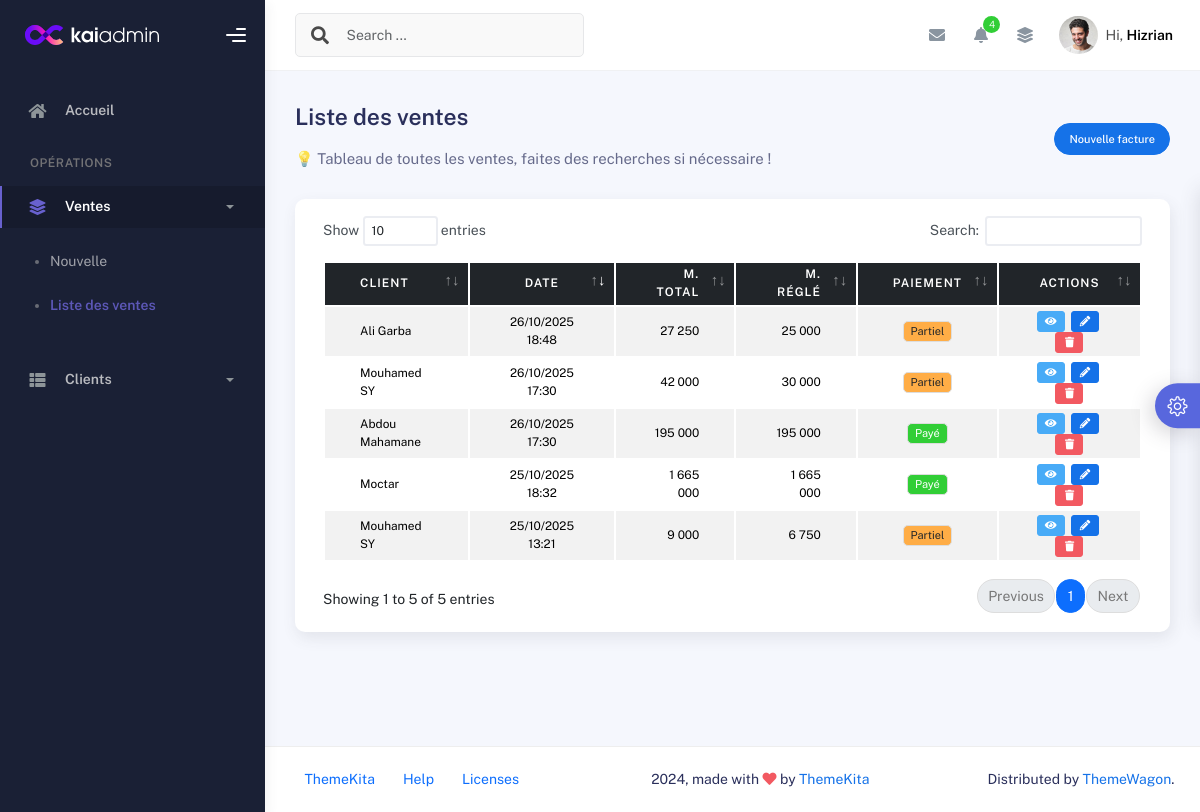
Page /vente_liste.php on the committed database.
### tables this page shows
CREATE TABLE IF NOT EXISTS `ventes` (
  `id_vente` int(11) NOT NULL AUTO_INCREMENT,
  `id_client` int(11) NOT NULL,
  `id_statut_paiement` int(11) NOT NULL,
  `date_vente` timestamp NOT NULL DEFAULT CURRENT_TIMESTAMP,
  `commentaire` text,
  `montant_total` int(11) NOT NULL DEFAULT '0',
  `montant_regle` int(11) NOT NULL DEFAULT '0',
  `statut` tinyint(1) NOT NULL DEFAULT '0',
  PRIMARY KEY (`id_vente`),
  KEY `fk_ventes_clients` (`id_client`),
  KEY `fk_ventes_statut_paiement` (`id_statut_paiement`)
);

CREATE TABLE IF NOT EXISTS `clients` (
  `id_client` int(11) NOT NULL AUTO_INCREMENT,
  `nom` varchar(255) NOT NULL,
  `telephone` varchar(100) DEFAULT NULL,
  `adresse` varchar(255) DEFAULT NULL,
  PRIMARY KEY (`id_client`),
  UNIQUE KEY `unq_clients` (`nom`,`telephone`)
);

CREATE TABLE IF NOT EXISTS `statut_paiement` (
  `id_statut_paiement` int(11) NOT NULL AUTO_INCREMENT,
  `libelle` varchar(50) NOT NULL COMMENT 'Ex : “Payé”, “Partiel”, “Crédit”',
  PRIMARY KEY (`id_statut_paiement`)
);

### vente_liste.php (the view, shortened to what this page needs)
<?php
  require_once 'managerDB.php';
  $id_detail = 0;
  $stmt = $pdo->query("
    SELECT v.id_vente, c.nom AS client, v.date_vente, v.montant_total, v.montant_regle, sp.libelle AS statut_paiement, sp.id_statut_paiement
    FROM ventes v
    JOIN clients c ON v.id_client = c.id_client
    JOIN statut_paiement sp ON v.id_statut_paiement = sp.id_statut_paiement
    ORDER BY id_vente DESC
  ");
?>
<?php include_once('./partials/header.php'); ?>
<body>
  <div class="wrapper">
    <?php include_once('./partials/sidebar.php'); ?>
    <div class="main-panel">
      <?php include_once('./partials/topbar.php'); ?>
      <?php if($id_detail === 0): ?>
        <div class="container">
          <div class="page-inner">
            <div class="d-flex align-items-left align-items-md-center flex-column flex-md-row pt-2 pb-4">
              <div>
                <h3 class="fw-bold mb-3">Liste des ventes</h3>
                <h6 class="op-7 mb-2">💡 Tableau de toutes les ventes, faites des recherches si nécessaire !</h6>
              </div>
              <div class="ms-md-auto py-2 py-md-0">
                <a href="vente_nouvelle.php" class="btn btn-primary btn-round btn-sm rounded-pill px-3">Nouvelle facture</a>
              </div>
            </div>
            <div class="row">
              <div class="col-md-12">
                <div class="card">
                  <div class="card-body">
                    <div class="table-responsive">
                      <table id="basic-datatables" class="display table table-striped table-hover">
                        <thead class="table-dark small">
                          <tr>
                            <th class="py-1 px-2">Client</th>
                            <th class="text-center py-1 px-2">Date</th>
                            <th class="text-end py-1 px-2">M. total</th>
                            <th class="text-end py-1 px-2">M. réglé</th>
                            <th class="text-center py-1 px-2">Paiement</th>
                            <th class="text-center py-1 px-2">Actions</th>
                          </tr>
                        </thead>
                        <tbody class="small">
                          <?php while ($vente = $stmt->fetch(PDO::FETCH_ASSOC)) :
                            $reste = max($vente['montant_total'] - $vente['montant_regle'], 0); ?>
                            <tr>
                              <td class="py-1 px-2">
                                <?= htmlspecialchars($vente['client']) ?>
                              </td>
                              <td class="text-center py-1 px-2">
                                <?= date('d/m/Y H:i', strtotime($vente['date_vente'])) ?>
                              </td>
                              <td class="text-end py-1 px-2">
                                <?= number_format($vente['montant_total'], 0, ',', ' ') ?>
                              </td>
                              <td class="text-end py-1 px-2">
                                <?= number_format($vente['id_statut_paiement'] != 1 ? $vente['montant_regle'] : $vente['montant_total'], 0, ',', ' ') ?>
                              </td>
                              <td class="text-center py-1 px-2">
                                <?= statutBadge($vente['id_statut_paiement']) ?>
                              </td>
                              <td class="text-center py-1 px-2">
                                <a href="vente_liste.php?id_vente=<?= $vente['id_vente'] ?>" class="btn btn-icon btn-sm btn-info me-1 p-1" title="Voir">
                                  <i class="fa fa-eye" style="font-size: 0.75rem;"></i>
                                </a>
                                <a href="vente_nouvelle.php?id_vente=<?= $vente['id_vente'] ?>" class="btn btn-icon btn-sm btn-primary me-1 p-1" title="Modifier">
                                  <i class="fa fa-pencil-alt" style="font-size: 0.75rem;"></i>
                                </a>
                                <a href="vente_delete.php?id=<?= $vente['id_vente'] ?>" class="btn btn-icon btn-sm btn-danger p-1" title="Supprimer" onclick="return confirm('Confirmer la suppression ?')">
                                  <i class="fa fa-trash" style="font-size: 0.75rem;"></i>
                                </a>
                              </td>
                            </tr>
                          <?php endwhile; ?>
                        </tbody>
                      </table>
                    </div>
                  </div>
                </div>
              </div>
            </div>
          </div>
        </div>
      <?php else: ?>
          <?php include_once('./vente_detail.php') ?>
      <?php endif;  ?>
      <?php include_once('./partials/baspage.php'); ?>
    </div>
    <?php include_once('./partials/params.php'); ?>
  </body>
</html>

### partials/header.php (shortened to what this page needs)
<!DOCTYPE html>
<html lang="en">
  <head>
    <link rel="stylesheet" href="assets/css/bootstrap.min.css" />
    <link rel="stylesheet" href="assets/css/plugins.min.css" />
    <link rel="stylesheet" href="assets/css/kaiadmin.min.css" />
    <link rel="stylesheet" href="assets/css/demo.css" />
    <link rel="stylesheet" href="https://cdn.jsdelivr.net/npm/flatpickr/dist/flatpickr.min.css">
    <link rel="stylesheet" href="https://cdn.jsdelivr.net/npm/bootstrap-icons@1.11.3/font/bootstrap-icons.css">
  </head>

### partials/sidebar.php (shortened to what this page needs)
<?php
$current_page = basename($_SERVER['PHP_SELF']);
?>
<div class="sidebar" data-background-color="dark">
  <div class="sidebar-logo">
    <div class="logo-header" data-background-color="dark">
      <a href="index.php" class="logo">
        <img src="assets/img/kaiadmin/logo_light.svg" alt="navbar brand" class="navbar-brand" height="20" />
      </a>
      <div class="nav-toggle">
        <button class="btn btn-toggle toggle-sidebar">
          <i class="gg-menu-right"></i>
        </button>
      </div>
    </div>
  </div>
  <div class="sidebar-wrapper scrollbar scrollbar-inner">
    <div class="sidebar-content">
      <ul class="nav nav-secondary">
        <li class="nav-item <?= $current_page == 'index.php' ? 'active' : '' ?>">
          <a href="index.php">
            <i class="fas fa-home"></i>
            <p>Accueil</p>
          </a>
        </li>
        <li class="nav-section">
          <h4 class="text-section">Opérations</h4>
        </li>
        <?php
          $vente_pages = ['vente_nouvelle.php', 'vente_liste.php'];
          $vente_active = in_array($current_page, $vente_pages) ? 'active' : '';
          $vente_show = in_array($current_page, $vente_pages) ? 'show' : '';
        ?>
        <li class="nav-item <?= $vente_active ?>">
          <a data-bs-toggle="collapse" href="#venteNav" aria-expanded="<?= $vente_show ? 'true' : 'false' ?>">
            <i class="fas fa-layer-group"></i>
            <p>Ventes</p>
            <span class="caret"></span>
          </a>
          <div class="collapse <?= $vente_show ?>" id="venteNav">
            <ul class="nav nav-collapse">
              <li class="<?= $current_page == 'vente_nouvelle.php' ? 'active' : '' ?>">
                <a href="vente_nouvelle.php">
                  <span class="sub-item">Nouvelle</span>
                </a>
              </li>
              <li class="<?= $current_page == 'vente_liste.php' ? 'active' : '' ?>">
                <a href="vente_liste.php">
                  <span class="sub-item">Liste des ventes</span>
                </a>
              </li>
            </ul>
          </div>
        </li>
        <?php
          $client_pages = ['client_credit.php', 'client_liste.php'];
          $client_active = in_array($current_page, $client_pages) ? 'active' : '';
          $client_show = in_array($current_page, $client_pages) ? 'show' : '';
        ?>
        <li class="nav-item <?= $client_active ?>">
          <a data-bs-toggle="collapse" href="#clientNav" aria-expanded="<?= $client_show ? 'true' : 'false' ?>">
            <i class="fas fa-th-list"></i>
            <p>Clients</p>
            <span class="caret"></span>
          </a>
        </li>
      </ul>
    </div>
  </div>
</div>

### partials/topbar.php (shortened to what this page needs)
<div class="main-header">
    <nav class="navbar navbar-header navbar-header-transparent navbar-expand-lg border-bottom">
        <div class="container-fluid">
          <nav
            class="navbar navbar-header-left navbar-expand-lg navbar-form nav-search p-0 d-none d-lg-flex"
          >
            <div class="input-group">
              <div class="input-group-prepend">
                <button type="submit" class="btn btn-search pe-1">
                  <i class="fa fa-search search-icon"></i>
                </button>
              </div>
              <input
                type="text"
                placeholder="Search ..."
                class="form-control"
              />
            </div>
          </nav>
          <ul class="navbar-nav topbar-nav ms-md-auto align-items-center">
            <li class="nav-item topbar-icon dropdown hidden-caret">
              <a
                class="nav-link dropdown-toggle"
                href="#"
                id="messageDropdown"
                role="button"
                data-bs-toggle="dropdown"
                aria-haspopup="true"
                aria-expanded="false"
              >
                <i class="fa fa-envelope"></i>
              </a>
            </li>
            <li class="nav-item topbar-icon dropdown hidden-caret">
              <a
                class="nav-link dropdown-toggle"
                href="#"
                id="notifDropdown"
                role="button"
                data-bs-toggle="dropdown"
                aria-haspopup="true"
                aria-expanded="false"
              >
                <i class="fa fa-bell"></i>
                <span class="notification">4</span>
              </a>
            </li>
            <li class="nav-item topbar-icon dropdown hidden-caret">
              <a
                class="nav-link"
                data-bs-toggle="dropdown"
                href="#"
                aria-expanded="false"
              >
                <i class="fas fa-layer-group"></i>
              </a>
            </li>
            <li class="nav-item topbar-user dropdown hidden-caret">
              <a
                class="dropdown-toggle profile-pic"
                data-bs-toggle="dropdown"
                href="#"
                aria-expanded="false"
              >
                <div class="avatar-sm">
                  <img
                    src="assets/img/profile.jpg"
                    alt="..."
                    class="avatar-img rounded-circle"
                  />
                </div>
                <span class="profile-username">
                  <span class="op-7">Hi,</span>
                  <span class="fw-bold">Hizrian</span>
                </span>
              </a>
            </li>
          </ul>
        </div>
    </nav>
</div>

### fonction/fonctions.php (shortened to what this page needs)
<?php
	function statutBadge($id_statut) {
	    switch ($id_statut) {
	        case 1:
	            return '<span class="badge bg-success">Payé</span>';
	        case 2:
	            return '<span class="badge bg-warning text-dark">Partiel</span>';
	    }
	}
?>

### partials/baspage.php
<footer class="footer">
  <div class="container-fluid d-flex justify-content-between">
    <nav class="pull-left">
      <ul class="nav">
        <li class="nav-item">
          <a class="nav-link" href="http://www.themekita.com">
            ThemeKita
          </a>
        </li>
        <li class="nav-item">
          <a class="nav-link" href="#"> Help </a>
        </li>
        <li class="nav-item">
          <a class="nav-link" href="#"> Licenses </a>
        </li>
      </ul>
    </nav>
    <div class="copyright">
      2024, made with <i class="fa fa-heart heart text-danger"></i> by
      <a href="http://www.themekita.com">ThemeKita</a>
    </div>
    <div>
      Distributed by
      <a target="_blank" href="https://themewagon.com/">ThemeWagon</a>.
    </div>
  </div>
</footer>

### partials/params.php (shortened to what this page needs)
<div class="custom-template">
  <div class="custom-toggle">
    <i class="icon-settings"></i>
  </div>
</div>

### assets/css/demo.css (style rules this page uses)
.custom-template { position: fixed; top: 50%; transform: translateY(-50%); right: -325px; width: 325px; height: max-content; display: block; z-index: 1; background: #ffffff; transition: all .3s; z-index: 1003; box-shadow: -1px 1px 20px rgba(69, 65, 78, 0.15); border-top-left-radius: 5px; border-bottom-left-radius: 5px; transition: all .5s; }
.custom-template .custom-toggle { position: absolute; width: 45px; height: 45px; background: #5867dd; top: 50%; left: -45px; transform: translateY(-50%); display: flex; align-items: center; justify-content: center; text-align: center; border-top-left-radius: 30px; border-bottom-left-radius: 30px; cursor: pointer; color: #ffffff; box-shadow: -5px 5px 20px rgba(69, 65, 78, 0.21); }
.custom-template .custom-toggle i { font-size: 20px; animation: 1.3s spin linear infinite; }

### vente_liste.php (style rules this page uses)
#basic-datatables.table thead th, #basic-datatables.table tbody td { padding: 0.25rem 2.5rem !important; font-size: 0.85rem !important; vertical-align: middle !important; }
#basic-datatables .btn-icon.btn-sm { padding: 0.25rem !important; width: 1.5rem; height: 1.5rem; }
#basic-datatables.table tbody tr { height: 2.8rem !important; }
#basic-datatables.table thead th { height: 2.0rem !important; }

### rows in the picture
ventes: id_client.nom "Ali Garba", date_vente "26/10/2025 18:48", montant_total "27 250", id_statut_paiement+montant_regle "25 000", shows "Partiel"
ventes: id_client.nom "Mouhamed SY", date_vente "26/10/2025 17:30", montant_total "42 000", id_statut_paiement+montant_regle "30 000", shows "Partiel"
ventes: id_client.nom "Abdou Mahamane", date_vente "26/10/2025 17:30", montant_total "195 000", id_statut_paiement+montant_total "195 000", shows "Payé"
ventes: id_client.nom "Moctar", date_vente "25/10/2025 18:32", montant_total "1 665 000", id_statut_paiement+montant_total "1 665 000", shows "Payé"
ventes: id_client.nom "Mouhamed SY", date_vente "25/10/2025 13:21", montant_total "9 000", id_statut_paiement+montant_regle "6 750", shows "Partiel"
